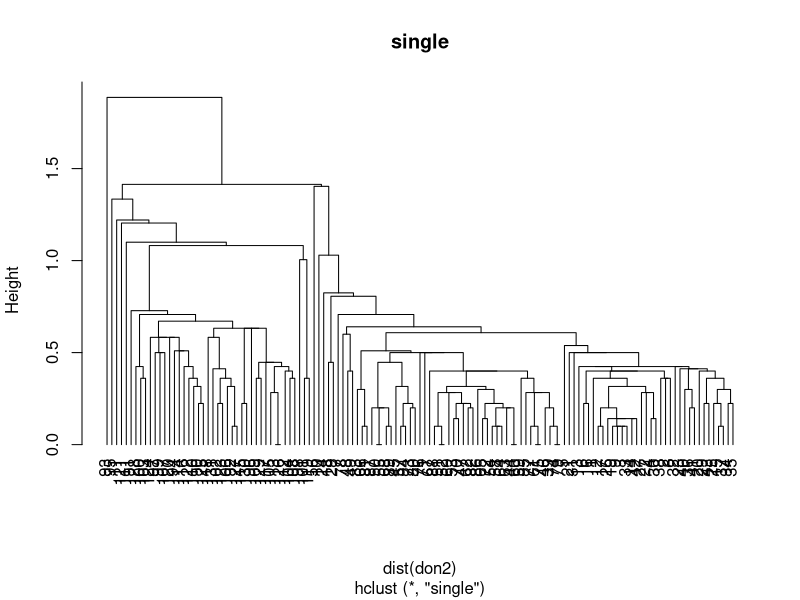
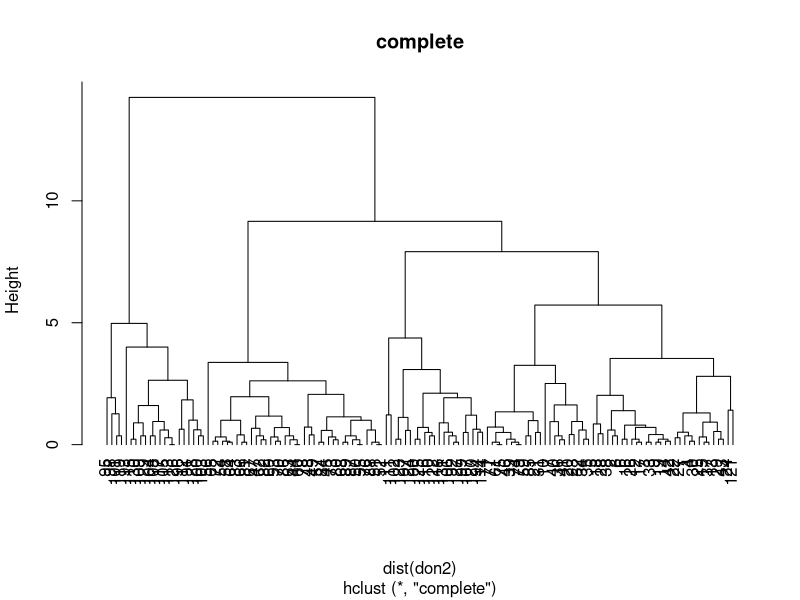
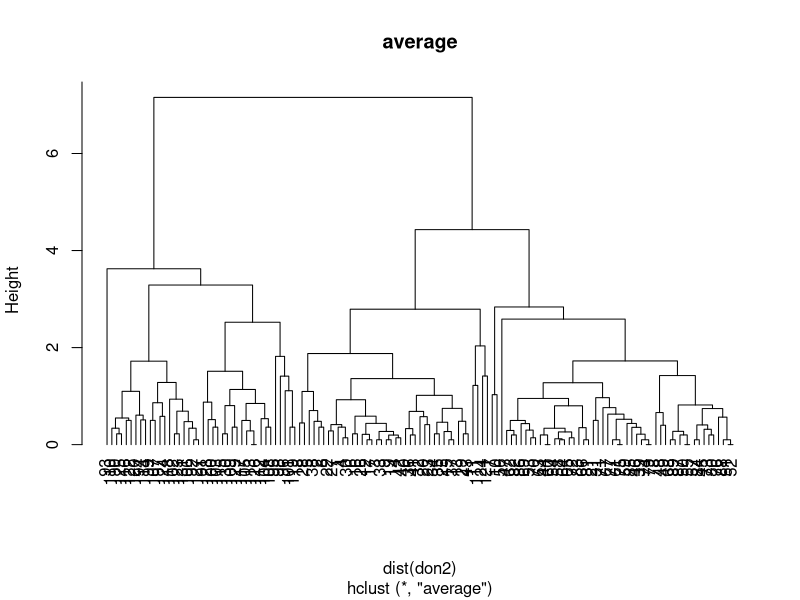
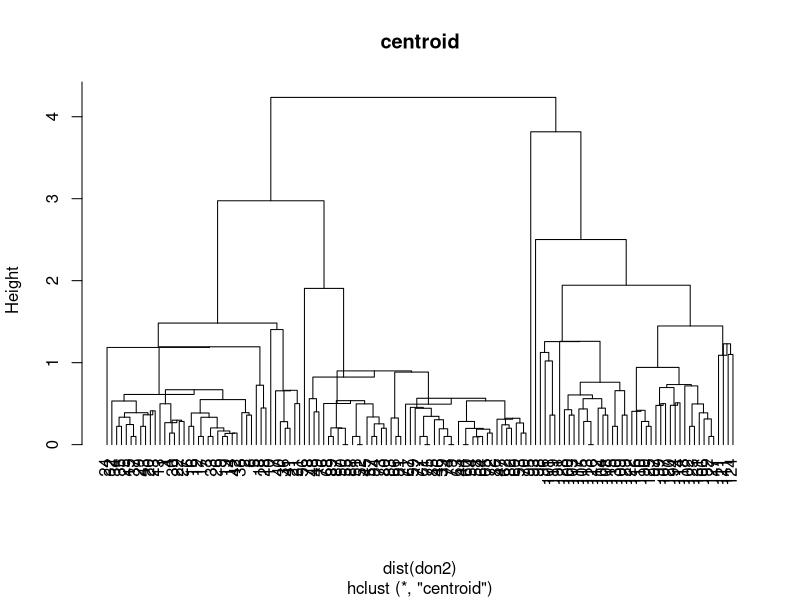
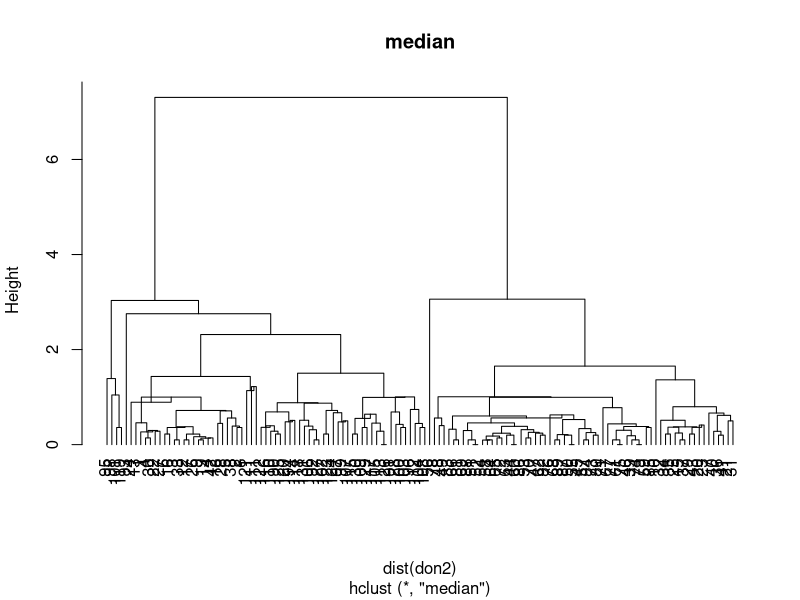
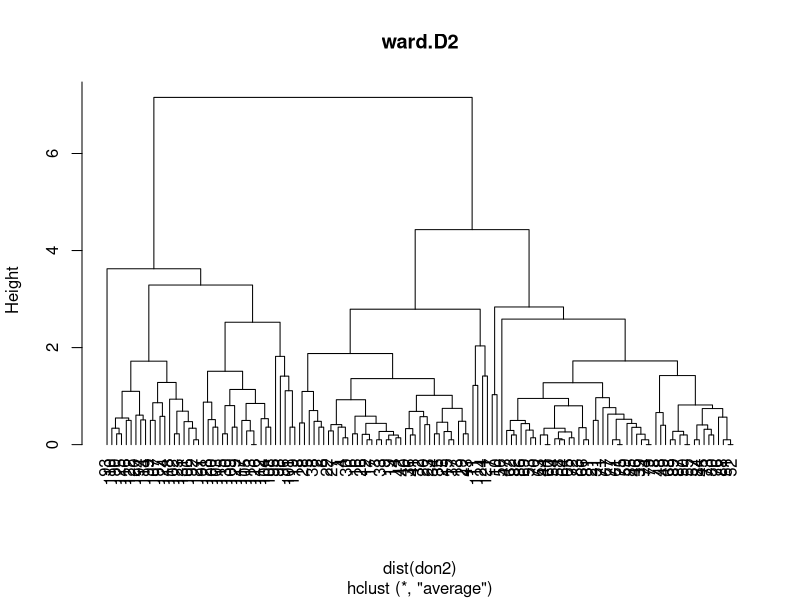
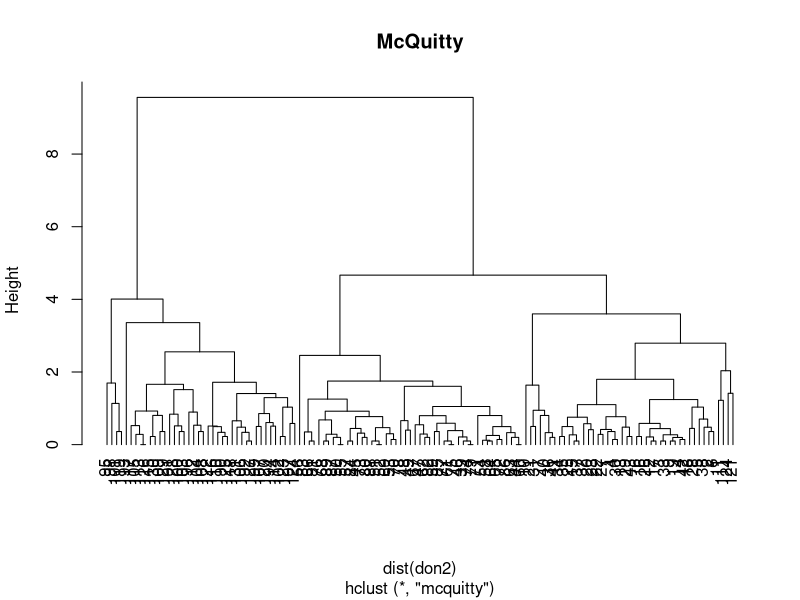

Reproduce these figures in R, in order.
donguri2 <- read.csv("donguri3.csv")

don2 <- donguri2[,2:3]
#最近隣法
don2.hc1 <- hclust(dist(don2), "single")
(don2.cl1 <- cutree(don2.hc1, k=3))
don2.lab <- c(rep(1,43),rep(2,46),rep(3,42))
table(don2.lab, don2.cl1)
png("clusterSingle.png")
plot(don2.hc1, hang=-1, main="single")
dev.off()
don2.cop1 <- cophenetic(don2.hc1)
cor(don2.cop1, dist(don2))  #コーフェン相関係数：0.39
don2.ta1 <- table(don2.lab, don2.cl1)
sum(diag(don2.ta1))/100     #正解率42%

#最遠隣法
don2.hc2 <- hclust(dist(don2), "complete")
(don2.cl2 <- cutree(don2.hc2, k=3))
table(don2.lab, don2.cl2)
png("clusterComplete.png")
plot(don2.hc2, hang=-1, main="complete")
dev.off()
don2.cop2 <- cophenetic(don2.hc2)
cor(don2.cop2, dist(don2))   #コーフェン相関係数：0.70
don2.ta2 <- table(don2.lab, don2.cl2)
sum(diag(don2.ta2))/100     #正解率80%

#群平均法
don2.hc3 <- hclust(dist(don2), "average")
(don2.cl3 <- cutree(don2.hc3, k=3))
table(don2.lab, don2.cl3)
png("clusterAverage.png")
plot(don2.hc3, hang=-1, main="average")
dev.off()
don2.cop3 <- cophenetic(don2.hc3)
cor(don2.cop3, dist(don2))   #コーフェン相関係数：0.84
don2.ta3 <- table(don2.lab, don2.cl3)
sum(diag(don2.ta3))/100     #正解率84%

#重心法
don2.hc4 <- hclust(dist(don2), "centroid")
(don2.cl4 <- cutree(don2.hc4, k=3))
table(don2.lab, don2.cl4)
png("clusterCentroid.png")
plot(don2.hc4, hang=-1, main="centroid")
dev.off()
don2.cop4 <- cophenetic(don2.hc4)
cor(don2.cop4, dist(don2))   #コーフェン相関係数：0.82
don2.ta4 <- table(don2.lab, don2.cl4)
sum(diag(don2.ta4))/100     #正解率88%

#メディアン法
don2.hc5 <- hclust(dist(don2), "median")
(don2.cl5 <- cutree(don2.hc5, k=3))
table(don2.lab, don2.cl5)
png("clusterMedian.png")
plot(don2.hc5, hang=-1, main="median")
dev.off()
don2.cop5 <- cophenetic(don2.hc5)
cor(don2.cop5, dist(don2))   #コーフェン相関係数：0.71
don2.ta5 <- table(don2.lab, don2.cl5)
sum(diag(don2.ta5))/100     #正解率44%

#ウォード法
don2.hc6 <- hclust(dist(don2), "ward.D2")
(don2.cl6 <- cutree(don2.hc6, k=3))
table(don2.lab, don2.cl6)
png("clusterWard.png")
plot(don2.hc3, hang=-1, main="ward.D2")
dev.off()
don2.cop6 <- cophenetic(don2.hc6)
cor(don2.cop6, dist(don2))   #コーフェン相関係数：0.82
don2.ta6 <- table(don2.lab, don2.cl6)
sum(diag(don2.ta6))/100     #正解率86%

#McQuitty
don2.hc7 <- hclust(dist(don2), "mcquitty")
(don2.cl7 <- cutree(don2.hc7, k=3))
table(don2.lab, don2.cl7)
png("clusterMcQuitty.png")
plot(don2.hc7, hang=-1, main="McQuitty")
dev.off()
don2.cop7 <- cophenetic(don2.hc7)
cor(don2.cop7, dist(don2))   #コーフェン相関係数：0.81
don2.ta7 <- table(don2.lab, don2.cl7)
sum(diag(don2.ta7))/100     #正解率88%
